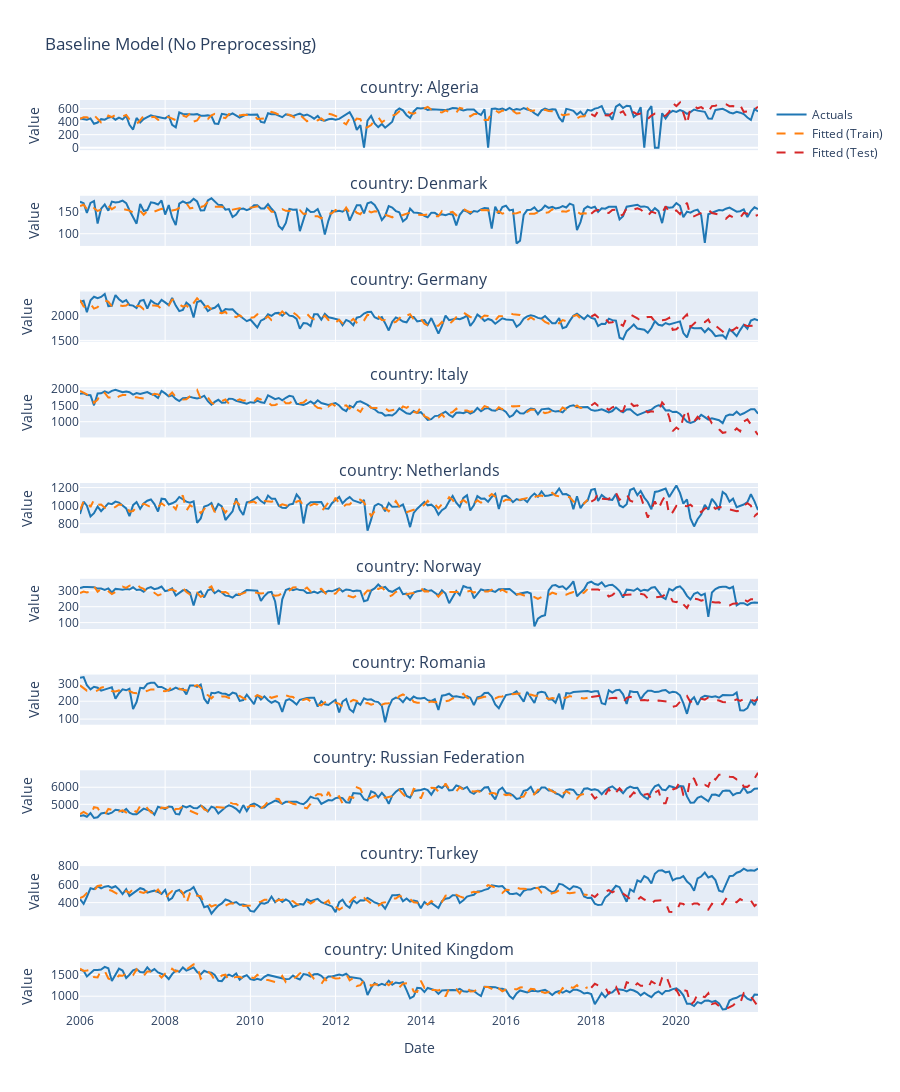

Source (notebook cell):
### Markdown cell above
# 5. Recipe Pattern 1: Normalization

Normalize numeric predictors to improve model performance.

### Code cell
# Recipe with normalization
rec_normalize = (
    recipe()
    .step_normalize(all_numeric_predictors())
)

# Workflow with recipe
wf_normalize = (
    workflow()
    .add_recipe(rec_normalize)
    .add_model(linear_reg().set_engine("sklearn"))
    .add_model_name("normalize")
    .add_model_group_name("normalize_models")
)

# Fit and evaluate
fit_normalize = wf_normalize.fit_nested(train_data, group_col='country')
fit_normalize = fit_normalize.evaluate(test_data)

print("✓ Normalized model fitted successfully!")

# Extract outputs
outputs_normalize, coefs_normalize, stats_normalize = fit_normalize.extract_outputs()

display(outputs_normalize)
display(coefs_normalize)
display(stats_normalize)

# Plot forecast
fig = plot_forecast(fit_normalize, title="Baseline Model (No Preprocessing)")
fig.show()

# Extract preprocessed training data
processed_train = fit_normalize.extract_preprocessed_data(train_data, split='train')
processed_test = fit_normalize.extract_preprocessed_data(test_data, split='test')    

display(processed_train.tail(10))
display(processed_test.head(10))
